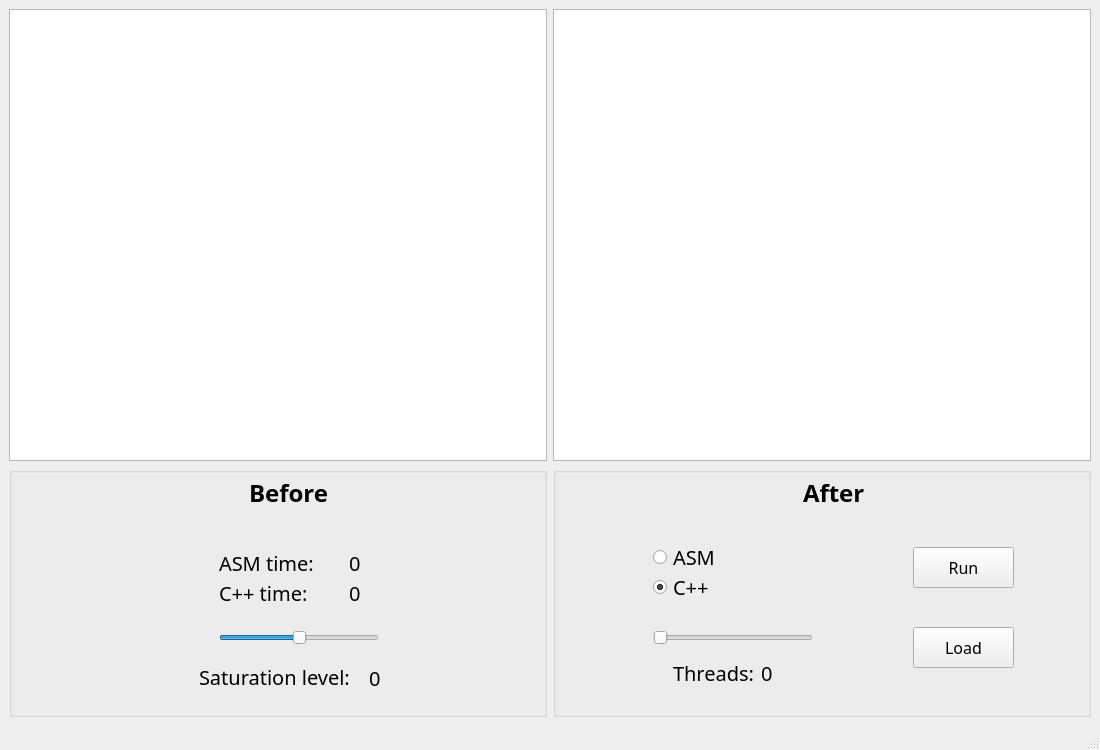
<?xml version="1.0" encoding="UTF-8"?>
<ui version="4.0">
 <class>MainWindow</class>
 <widget class="QMainWindow" name="MainWindow">
  <property name="geometry">
   <rect>
    <x>0</x>
    <y>0</y>
    <width>1100</width>
    <height>750</height>
   </rect>
  </property>
  <property name="minimumSize">
   <size>
    <width>1100</width>
    <height>600</height>
   </size>
  </property>
  <property name="maximumSize">
   <size>
    <width>1920</width>
    <height>1080</height>
   </size>
  </property>
  <property name="font">
   <font>
    <pointsize>12</pointsize>
   </font>
  </property>
  <property name="windowTitle">
   <string>Saturation Change</string>
  </property>
  <widget class="QWidget" name="centralwidget">
   <layout class="QHBoxLayout" name="horizontalLayout_3">
    <item>
     <layout class="QVBoxLayout" name="verticalLayout">
      <item>
       <layout class="QHBoxLayout" name="horizontalLayout">
        <item>
         <widget class="QGraphicsView" name="originalPicture"/>
        </item>
        <item>
         <widget class="QGraphicsView" name="resultPicture"/>
        </item>
       </layout>
      </item>
      <item>
       <layout class="QHBoxLayout" name="horizontalLayout_2">
        <item>
         <widget class="QGroupBox" name="BeforeGroupBox">
          <property name="title">
           <string/>
          </property>
          <widget class="QLabel" name="satLvlLabel">
           <property name="geometry">
            <rect>
             <x>360</x>
             <y>200</y>
             <width>61</width>
             <height>21</height>
            </rect>
           </property>
           <property name="font">
            <font>
             <family>Century Gothic</family>
             <pointsize>15</pointsize>
            </font>
           </property>
           <property name="text">
            <string>0</string>
           </property>
          </widget>
          <widget class="QLabel" name="cppTimeLabel">
           <property name="geometry">
            <rect>
             <x>340</x>
             <y>110</y>
             <width>41</width>
             <height>31</height>
            </rect>
           </property>
           <property name="font">
            <font>
             <family>Century Gothic</family>
             <pointsize>15</pointsize>
            </font>
           </property>
           <property name="text">
            <string>0</string>
           </property>
          </widget>
          <widget class="QSlider" name="saturationSlider">
           <property name="geometry">
            <rect>
             <x>210</x>
             <y>160</y>
             <width>160</width>
             <height>22</height>
            </rect>
           </property>
           <property name="minimumSize">
            <size>
             <width>160</width>
             <height>0</height>
            </size>
           </property>
           <property name="minimum">
            <number>-100</number>
           </property>
           <property name="maximum">
            <number>100</number>
           </property>
           <property name="singleStep">
            <number>1</number>
           </property>
           <property name="orientation">
            <enum>Qt::Horizontal</enum>
           </property>
          </widget>
          <widget class="QLabel" name="label_4">
           <property name="geometry">
            <rect>
             <x>210</x>
             <y>80</y>
             <width>131</width>
             <height>31</height>
            </rect>
           </property>
           <property name="sizePolicy">
            <sizepolicy hsizetype="Ignored" vsizetype="Preferred">
             <horstretch>0</horstretch>
             <verstretch>0</verstretch>
            </sizepolicy>
           </property>
           <property name="font">
            <font>
             <family>Century Gothic</family>
             <pointsize>15</pointsize>
            </font>
           </property>
           <property name="text">
            <string>ASM time:</string>
           </property>
          </widget>
          <widget class="QLabel" name="label_6">
           <property name="geometry">
            <rect>
             <x>190</x>
             <y>200</y>
             <width>171</width>
             <height>20</height>
            </rect>
           </property>
           <property name="font">
            <font>
             <family>Century Gothic</family>
             <pointsize>15</pointsize>
            </font>
           </property>
           <property name="text">
            <string>Saturation level: </string>
           </property>
          </widget>
          <widget class="QLabel" name="label">
           <property name="geometry">
            <rect>
             <x>240</x>
             <y>10</y>
             <width>101</width>
             <height>31</height>
            </rect>
           </property>
           <property name="font">
            <font>
             <family>Century Gothic</family>
             <pointsize>18</pointsize>
             <bold>true</bold>
            </font>
           </property>
           <property name="text">
            <string>Before</string>
           </property>
          </widget>
          <widget class="QLabel" name="asmTimeLabel">
           <property name="geometry">
            <rect>
             <x>340</x>
             <y>80</y>
             <width>41</width>
             <height>31</height>
            </rect>
           </property>
           <property name="font">
            <font>
             <family>Century Gothic</family>
             <pointsize>15</pointsize>
            </font>
           </property>
           <property name="text">
            <string>0</string>
           </property>
          </widget>
          <widget class="QLabel" name="label_5">
           <property name="geometry">
            <rect>
             <x>210</x>
             <y>110</y>
             <width>121</width>
             <height>31</height>
            </rect>
           </property>
           <property name="font">
            <font>
             <family>Century Gothic</family>
             <pointsize>15</pointsize>
            </font>
           </property>
           <property name="text">
            <string>C++ time:</string>
           </property>
          </widget>
         </widget>
        </item>
        <item>
         <widget class="QGroupBox" name="AfterGroupBox">
          <property name="minimumSize">
           <size>
            <width>0</width>
            <height>250</height>
           </size>
          </property>
          <property name="title">
           <string/>
          </property>
          <widget class="QLabel" name="label_2">
           <property name="geometry">
            <rect>
             <x>250</x>
             <y>10</y>
             <width>91</width>
             <height>31</height>
            </rect>
           </property>
           <property name="font">
            <font>
             <family>Century Gothic</family>
             <pointsize>18</pointsize>
             <bold>true</bold>
            </font>
           </property>
           <property name="text">
            <string>After</string>
           </property>
          </widget>
          <widget class="QLabel" name="label_3">
           <property name="geometry">
            <rect>
             <x>120</x>
             <y>190</y>
             <width>81</width>
             <height>31</height>
            </rect>
           </property>
           <property name="font">
            <font>
             <family>Century Gothic</family>
             <pointsize>15</pointsize>
            </font>
           </property>
           <property name="text">
            <string>Threads: </string>
           </property>
          </widget>
          <widget class="QPushButton" name="runButton">
           <property name="geometry">
            <rect>
             <x>360</x>
             <y>80</y>
             <width>101</width>
             <height>41</height>
            </rect>
           </property>
           <property name="font">
            <font>
             <family>Century Gothic</family>
             <pointsize>12</pointsize>
            </font>
           </property>
           <property name="text">
            <string>Run</string>
           </property>
          </widget>
          <widget class="QPushButton" name="loadButton">
           <property name="geometry">
            <rect>
             <x>360</x>
             <y>160</y>
             <width>101</width>
             <height>41</height>
            </rect>
           </property>
           <property name="font">
            <font>
             <family>Century Gothic</family>
             <pointsize>12</pointsize>
            </font>
           </property>
           <property name="text">
            <string>Load</string>
           </property>
          </widget>
          <widget class="QRadioButton" name="cppRadioButton">
           <property name="geometry">
            <rect>
             <x>100</x>
             <y>110</y>
             <width>89</width>
             <height>20</height>
            </rect>
           </property>
           <property name="font">
            <font>
             <family>Century Gothic</family>
             <pointsize>15</pointsize>
            </font>
           </property>
           <property name="text">
            <string>C++</string>
           </property>
           <property name="checked">
            <bool>true</bool>
           </property>
          </widget>
          <widget class="QLabel" name="threadsNumLabel">
           <property name="geometry">
            <rect>
             <x>208</x>
             <y>190</y>
             <width>51</width>
             <height>31</height>
            </rect>
           </property>
           <property name="font">
            <font>
             <family>Century Gothic</family>
             <pointsize>15</pointsize>
            </font>
           </property>
           <property name="text">
            <string>0</string>
           </property>
          </widget>
          <widget class="QRadioButton" name="asmRadioButton">
           <property name="geometry">
            <rect>
             <x>100</x>
             <y>80</y>
             <width>89</width>
             <height>20</height>
            </rect>
           </property>
           <property name="font">
            <font>
             <family>Century Gothic</family>
             <pointsize>15</pointsize>
            </font>
           </property>
           <property name="text">
            <string>ASM</string>
           </property>
          </widget>
          <widget class="QSlider" name="threadsSlider">
           <property name="geometry">
            <rect>
             <x>100</x>
             <y>160</y>
             <width>160</width>
             <height>22</height>
            </rect>
           </property>
           <property name="font">
            <font>
             <family>Century Gothic</family>
             <pointsize>12</pointsize>
            </font>
           </property>
           <property name="orientation">
            <enum>Qt::Horizontal</enum>
           </property>
          </widget>
         </widget>
        </item>
       </layout>
      </item>
     </layout>
    </item>
   </layout>
  </widget>
  <widget class="QMenuBar" name="menubar">
   <property name="geometry">
    <rect>
     <x>0</x>
     <y>0</y>
     <width>1100</width>
     <height>28</height>
    </rect>
   </property>
  </widget>
  <widget class="QStatusBar" name="statusbar">
   <property name="enabled">
    <bool>true</bool>
   </property>
  </widget>
 </widget>
 <resources/>
 <connections/>
</ui>
